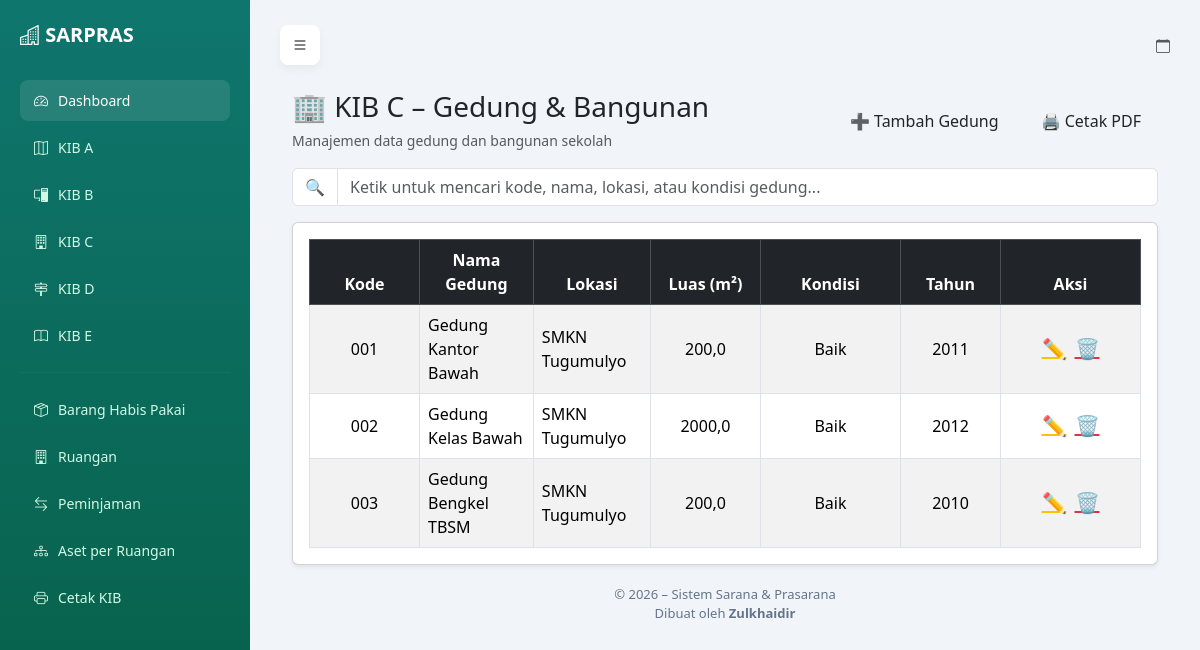
The app's page /gedung/ with its own data.
### sarpras/models.py (models this page shows, shortened)
class Gedung(models.Model):
    kode_barang = models.CharField(max_length=50)
    nama = models.CharField(max_length=200)
    lokasi = models.CharField(max_length=200)
    luas = models.FloatField()
    kondisi = models.CharField(max_length=100)
    tahun_perolehan = models.IntegerField()

### sarpras/views.py (the view)
# urls.py: path('gedung/', views.gedung_list, name='gedung_list'),
def gedung_list(request):
    data = Gedung.objects.all().order_by('kode_barang')
    return render(request, 'sarpras/gedung.html', {'data': data})

### sarpras/templates/sarpras/gedung.html (shortened to what this page needs)
{% extends 'sarpras/base.html' %}
{% load static %}
{% block content %}
<div class="container mt-4">
    <div class="d-flex justify-content-between align-items-center mb-3">
        <div>
            <h3 class="mb-1">🏢 KIB C – Gedung & Bangunan</h3>
            <small class="text-muted">
                Manajemen data gedung dan bangunan sekolah
            </small>
        </div>
        <div class="d-flex gap-2 action-toolbar flex-wrap">
            <a href="{% url 'gedung_tambah' %}" class="btn btn-soft-primary px-3">
                ➕ Tambah Gedung
            </a>
            <a href="{% url 'gedung_cetak_pdf' %}" target="_blank" class="btn btn-soft-secondary px-3">
                🖨️ Cetak PDF
            </a>
        </div>
    </div>
    <div class="mb-3">
        <div class="input-group">
            <span class="input-group-text bg-white">
                🔍
            </span>
            <input type="text"
                   id="searchInput"
                   class="form-control"
                   placeholder="Ketik untuk mencari kode, nama, lokasi, atau kondisi gedung...">
        </div>
    </div>
    <div class="card shadow-sm">
        <div class="card-body">
            <div class="table-responsive">
                <table class="table table-bordered table-striped align-middle mb-0">
                    <thead class="table-dark text-center">
                        <tr>
                            <th style="width:110px;">Kode</th>
                            <th>Nama Gedung</th>
                            <th>Lokasi</th>
                            <th style="width:110px;">Luas (m²)</th>
                            <th style="width:140px;">Kondisi</th>
                            <th style="width:100px;">Tahun</th>
                            <th style="width:140px;">Aksi</th>
                        </tr>
                    </thead>
                    <tbody id="tableBody">
                    {% for g in data %}
                        <tr>
                            <td class="text-center">{{ g.kode_barang }}</td>
                            <td>{{ g.nama }}</td>
                            <td>{{ g.lokasi }}</td>
                            <td class="text-center">{{ g.luas }}</td>
                            <td class="text-center">
                                {% if g.kondisi == "Baik" %}
                                    <span class="badge-kondisi badge-baik">Baik</span>
                                {% elif g.kondisi == "Rusak" %}
                                    <span class="badge-kondisi badge-rusak">Rusak</span>
                                {% else %}
                                    <span class="badge-kondisi badge-perbaikan">
                                        {{ g.kondisi }}
                                    </span>
                                {% endif %}
                            </td>
                            <td class="text-center">{{ g.tahun_perolehan }}</td>
                            <td class="text-center">
                                <div class="d-flex gap-2 justify-content-center">
                                    <a href="{% url 'gedung_edit' g.id %}"
                                       class="text-warning fs-5"
                                       title="Edit data">
                                        ✏️
                                    </a>
                                    <a href="{% url 'gedung_hapus' g.id %}"
                                       class="text-danger fs-5"
                                       title="Hapus data"
                                       onclick="return confirm('Yakin ingin menghapus data gedung ini?')">
                                        🗑️
                                    </a>
                                </div>
                            </td>
                        </tr>
                    {% empty %}
                        <tr>
                            <td colspan="7" class="text-center text-muted py-4">
                                Data gedung belum tersedia
                            </td>
                        </tr>
                    {% endfor %}
                    </tbody>
                </table>
            </div>
        </div>
    </div>
</div>
{% endblock %}

### sarpras/templates/sarpras/base.html (style rules this page uses)
body { background: #f1f5f9; margin: 0; }

### records on screen
Gedung: kode_barang "001", nama "Gedung Kantor Bawah", lokasi "SMKN Tugumulyo", luas "200,0", kondisi "Baik", tahun_perolehan "2011"
Gedung: kode_barang "002", nama "Gedung Kelas Bawah", lokasi "SMKN Tugumulyo", luas "2000,0", kondisi "Baik", tahun_perolehan "2012"
Gedung: kode_barang "003", nama "Gedung Bengkel TBSM", lokasi "SMKN Tugumulyo", luas "200,0", kondisi "Baik", tahun_perolehan "2010"
